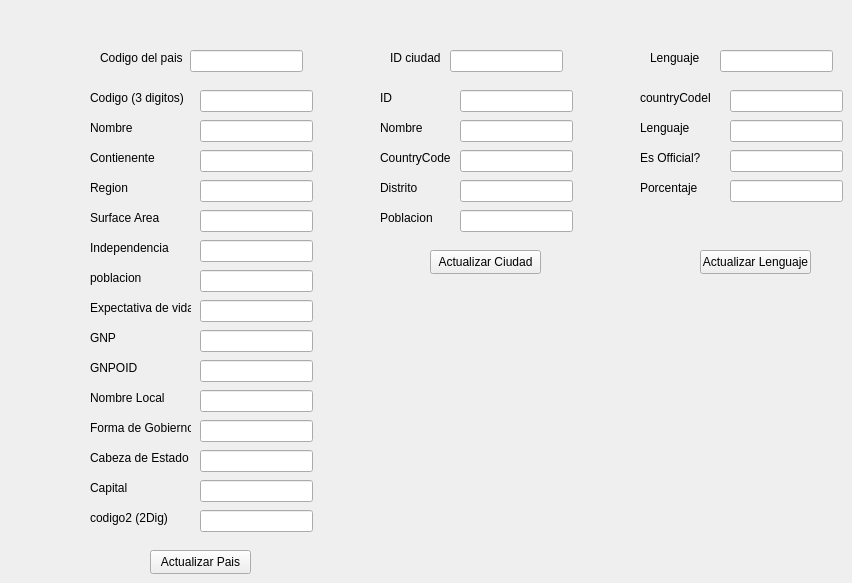
    <widget class="QWidget" name="actualizarPais">
     <attribute name="title">
      <string>Actualizar Pais</string>
     </attribute>
     <widget class="QLineEdit" name="upContientep">
      <property name="geometry">
       <rect>
        <x>200</x>
        <y>150</y>
        <width>113</width>
        <height>22</height>
       </rect>
      </property>
     </widget>
     <widget class="QLabel" name="label_61">
      <property name="geometry">
       <rect>
        <x>90</x>
        <y>150</y>
        <width>101</width>
        <height>16</height>
       </rect>
      </property>
      <property name="text">
       <string>Contienente</string>
      </property>
     </widget>
     <widget class="QLineEdit" name="upGnpp">
      <property name="geometry">
       <rect>
        <x>200</x>
        <y>330</y>
        <width>113</width>
        <height>22</height>
       </rect>
      </property>
     </widget>
     <widget class="QLineEdit" name="upNamep">
      <property name="geometry">
       <rect>
        <x>200</x>
        <y>120</y>
        <width>113</width>
        <height>22</height>
       </rect>
      </property>
     </widget>
     <widget class="QLineEdit" name="upSurfacep">
      <property name="geometry">
       <rect>
        <x>200</x>
        <y>210</y>
        <width>113</width>
        <height>22</height>
       </rect>
      </property>
     </widget>
     <widget class="QLineEdit" name="upGnoidp">
      <property name="geometry">
       <rect>
        <x>200</x>
        <y>360</y>
        <width>113</width>
        <height>22</height>
       </rect>
      </property>
     </widget>
     <widget class="QLineEdit" name="upCodep">
      <property name="geometry">
       <rect>
        <x>200</x>
        <y>90</y>
        <width>113</width>
        <height>22</height>
       </rect>
      </property>
     </widget>
     <widget class="QLineEdit" name="upRegionp">
      <property name="geometry">
       <rect>
        <x>200</x>
        <y>180</y>
        <width>113</width>
        <height>22</height>
       </rect>
      </property>
     </widget>
     <widget class="QLineEdit" name="upIndp">
      <property name="geometry">
       <rect>
        <x>200</x>
        <y>240</y>
        <width>113</width>
        <height>22</height>
       </rect>
      </property>
     </widget>
     <widget class="QLabel" name="label_62">
      <property name="geometry">
       <rect>
        <x>90</x>
        <y>360</y>
        <width>101</width>
        <height>16</height>
       </rect>
      </property>
      <property name="text">
       <string>GNPOID</string>
      </property>
     </widget>
     <widget class="QLineEdit" name="upFormGovp">
      <property name="geometry">
       <rect>
        <x>200</x>
        <y>420</y>
        <width>113</width>
        <height>22</height>
       </rect>
      </property>
     </widget>
     <widget class="QLineEdit" name="upNomlocalp">
      <property name="geometry">
       <rect>
        <x>200</x>
        <y>390</y>
        <width>113</width>
        <height>22</height>
       </rect>
      </property>
     </widget>
     <widget class="QLabel" name="label_63">
      <property name="geometry">
       <rect>
        <x>90</x>
        <y>450</y>
        <width>101</width>
        <height>16</height>
       </rect>
      </property>
      <property name="text">
       <string>Cabeza de Estado</string>
      </property>
     </widget>
     <widget class="QLineEdit" name="upPoblacionp">
      <property name="geometry">
       <rect>
        <x>200</x>
        <y>270</y>
        <width>113</width>
        <height>22</height>
       </rect>
      </property>
     </widget>
     <widget class="QLabel" name="label_64">
      <property name="geometry">
       <rect>
        <x>90</x>
        <y>390</y>
        <width>101</width>
        <height>16</height>
       </rect>
      </property>
      <property name="text">
       <string>Nombre Local</string>
      </property>
     </widget>
     <widget class="QLabel" name="label_65">
      <property name="geometry">
       <rect>
        <x>90</x>
        <y>120</y>
        <width>101</width>
        <height>16</height>
       </rect>
      </property>
      <property name="text">
       <string>Nombre</string>
      </property>
     </widget>
     <widget class="QLabel" name="label_66">
      <property name="geometry">
       <rect>
        <x>90</x>
        <y>90</y>
        <width>111</width>
        <height>16</height>
       </rect>
      </property>
      <property name="text">
       <string>Codigo (3 digitos)</string>
      </property>
     </widget>
     <widget class="QLabel" name="label_67">
      <property name="geometry">
       <rect>
        <x>90</x>
        <y>300</y>
        <width>101</width>
        <height>16</height>
       </rect>
      </property>
      <property name="text">
       <string>Expectativa de vida</string>
      </property>
     </widget>
     <widget class="QLabel" name="label_68">
      <property name="geometry">
       <rect>
        <x>90</x>
        <y>210</y>
        <width>101</width>
        <height>16</height>
       </rect>
      </property>
      <property name="text">
       <string>Surface Area</string>
      </property>
     </widget>
     <widget class="QLabel" name="label_69">
      <property name="geometry">
       <rect>
        <x>90</x>
        <y>480</y>
        <width>101</width>
        <height>16</height>
       </rect>
      </property>
      <property name="text">
       <string>Capital</string>
      </property>
     </widget>
     <widget class="QLabel" name="label_70">
      <property name="geometry">
       <rect>
        <x>90</x>
        <y>180</y>
        <width>101</width>
        <height>16</height>
       </rect>
      </property>
      <property name="text">
       <string>Region</string>
      </property>
     </widget>
     <widget class="QLineEdit" name="upExpectp">
      <property name="geometry">
       <rect>
        <x>200</x>
        <y>300</y>
        <width>113</width>
        <height>22</height>
       </rect>
      </property>
     </widget>
     <widget class="QLabel" name="label_71">
      <property name="geometry">
       <rect>
        <x>90</x>
        <y>240</y>
        <width>101</width>
        <height>16</height>
       </rect>
      </property>
      <property name="text">
       <string>Independencia</string>
      </property>
     </widget>
     <widget class="QLineEdit" name="upCode2p">
      <property name="geometry">
       <rect>
        <x>200</x>
        <y>510</y>
        <width>113</width>
        <height>22</height>
       </rect>
      </property>
     </widget>
     <widget class="QLabel" name="label_72">
      <property name="geometry">
       <rect>
        <x>90</x>
        <y>420</y>
        <width>101</width>
        <height>16</height>
       </rect>
      </property>
      <property name="text">
       <string>Forma de Gobierno</string>
      </property>
     </widget>
     <widget class="QLabel" name="label_73">
      <property name="geometry">
       <rect>
        <x>90</x>
        <y>330</y>
        <width>101</width>
        <height>16</height>
       </rect>
      </property>
      <property name="text">
       <string>GNP</string>
      </property>
     </widget>
     <widget class="QLabel" name="label_74">
      <property name="geometry">
       <rect>
        <x>90</x>
        <y>510</y>
        <width>101</width>
        <height>16</height>
       </rect>
      </property>
      <property name="text">
       <string>codigo2 (2Dig)</string>
      </property>
     </widget>
     <widget class="QLineEdit" name="upCapitalp">
      <property name="geometry">
       <rect>
        <x>200</x>
        <y>480</y>
        <width>113</width>
        <height>22</height>
       </rect>
      </property>
     </widget>
     <widget class="QLabel" name="label_75">
      <property name="geometry">
       <rect>
        <x>90</x>
        <y>270</y>
        <width>101</width>
        <height>16</height>
       </rect>
      </property>
      <property name="text">
       <string>poblacion</string>
      </property>
     </widget>
     <widget class="QLineEdit" name="upCabEstp">
      <property name="geometry">
       <rect>
        <x>200</x>
        <y>450</y>
        <width>113</width>
        <height>22</height>
       </rect>
      </property>
     </widget>
     <widget class="QLabel" name="label_76">
      <property name="geometry">
       <rect>
        <x>380</x>
        <y>210</y>
        <width>71</width>
        <height>16</height>
       </rect>
      </property>
      <property name="text">
       <string>Poblacion</string>
      </property>
     </widget>
     <widget class="QLineEdit" name="upDistritoc">
      <property name="geometry">
       <rect>
        <x>460</x>
        <y>180</y>
        <width>113</width>
        <height>22</height>
       </rect>
      </property>
     </widget>
     <widget class="QLabel" name="label_77">
      <property name="geometry">
       <rect>
        <x>380</x>
        <y>120</y>
        <width>49</width>
        <height>16</height>
       </rect>
      </property>
      <property name="text">
       <string>Nombre</string>
      </property>
     </widget>
     <widget class="QLineEdit" name="upCountryCodec">
      <property name="geometry">
       <rect>
        <x>460</x>
        <y>150</y>
        <width>113</width>
        <height>22</height>
       </rect>
      </property>
     </widget>
     <widget class="QLabel" name="label_78">
      <property name="geometry">
       <rect>
        <x>380</x>
        <y>180</y>
        <width>71</width>
        <height>16</height>
       </rect>
      </property>
      <property name="text">
       <string>Distrito</string>
      </property>
     </widget>
     <widget class="QLabel" name="label_79">
      <property name="geometry">
       <rect>
        <x>380</x>
        <y>90</y>
        <width>49</width>
        <height>16</height>
       </rect>
      </property>
      <property name="text">
       <string>ID</string>
      </property>
     </widget>
     <widget class="QLineEdit" name="upIDc">
      <property name="geometry">
       <rect>
        <x>460</x>
        <y>90</y>
        <width>113</width>
        <height>22</height>
       </rect>
      </property>
     </widget>
     <widget class="QLabel" name="label_80">
      <property name="geometry">
       <rect>
        <x>380</x>
        <y>150</y>
        <width>71</width>
        <height>16</height>
       </rect>
      </property>
      <property name="text">
       <string>CountryCode</string>
      </property>
     </widget>
     <widget class="QLineEdit" name="upNombrec">
      <property name="geometry">
       <rect>
        <x>460</x>
        <y>120</y>
        <width>113</width>
        <height>22</height>
       </rect>
      </property>
     </widget>
     <widget class="QLineEdit" name="upPoblacionc">
      <property name="geometry">
       <rect>
        <x>460</x>
        <y>210</y>
        <width>113</width>
        <height>22</height>
       </rect>
      </property>
     </widget>
     <widget class="QLineEdit" name="upLenguajel">
      <property name="geometry">
       <rect>
        <x>730</x>
        <y>120</y>
        <width>113</width>
        <height>22</height>
       </rect>
      </property>
     </widget>
     <widget class="QLabel" name="label_81">
      <property name="geometry">
       <rect>
        <x>640</x>
        <y>120</y>
        <width>71</width>
        <height>16</height>
       </rect>
      </property>
      <property name="text">
       <string>Lenguaje</string>
      </property>
     </widget>
     <widget class="QLabel" name="label_82">
      <property name="geometry">
       <rect>
        <x>640</x>
        <y>90</y>
        <width>71</width>
        <height>16</height>
       </rect>
      </property>
      <property name="text">
       <string>countryCodel</string>
      </property>
     </widget>
     <widget class="QLabel" name="label_83">
      <property name="geometry">
       <rect>
        <x>640</x>
        <y>150</y>
        <width>71</width>
        <height>16</height>
       </rect>
      </property>
      <property name="text">
       <string>Es Official?</string>
      </property>
     </widget>
     <widget class="QLabel" name="label_84">
      <property name="geometry">
       <rect>
        <x>640</x>
        <y>180</y>
        <width>71</width>
        <height>16</height>
       </rect>
      </property>
      <property name="text">
       <string>Porcentaje</string>
      </property>
     </widget>
     <widget class="QLineEdit" name="upPorcentajel">
      <property name="geometry">
       <rect>
        <x>730</x>
        <y>180</y>
        <width>113</width>
        <height>22</height>
       </rect>
      </property>
     </widget>
     <widget class="QLineEdit" name="upOfficiall">
      <property name="geometry">
       <rect>
        <x>730</x>
        <y>150</y>
        <width>113</width>
        <height>22</height>
       </rect>
      </property>
     </widget>
     <widget class="QLineEdit" name="upCountryCodel">
      <property name="geometry">
       <rect>
        <x>730</x>
        <y>90</y>
        <width>113</width>
        <height>22</height>
       </rect>
      </property>
     </widget>
     <widget class="QLabel" name="label_86">
      <property name="geometry">
       <rect>
        <x>100</x>
        <y>50</y>
        <width>91</width>
        <height>16</height>
       </rect>
      </property>
      <property name="text">
       <string>Codigo del pais</string>
      </property>
     </widget>
     <widget class="QLineEdit" name="codigoPaisUp">
      <property name="geometry">
       <rect>
        <x>190</x>
        <y>50</y>
        <width>113</width>
        <height>22</height>
       </rect>
      </property>
     </widget>
     <widget class="QLineEdit" name="idCiudadup">
      <property name="geometry">
       <rect>
        <x>450</x>
        <y>50</y>
        <width>113</width>
        <height>22</height>
       </rect>
      </property>
     </widget>
     <widget class="QLineEdit" name="codLenguaup">
      <property name="geometry">
       <rect>
        <x>720</x>
        <y>50</y>
        <width>113</width>
        <height>22</height>
       </rect>
      </property>
     </widget>
     <widget class="QLabel" name="label_85">
      <property name="geometry">
       <rect>
        <x>390</x>
        <y>50</y>
        <width>61</width>
        <height>16</height>
       </rect>
      </property>
      <property name="text">
       <string>ID ciudad</string>
      </property>
     </widget>
     <widget class="QLabel" name="label_87">
      <property name="geometry">
       <rect>
        <x>650</x>
        <y>50</y>
        <width>49</width>
        <height>16</height>
       </rect>
      </property>
      <property name="text">
       <string>Lenguaje</string>
      </property>
     </widget>
     <widget class="QPushButton" name="upPais">
      <property name="geometry">
       <rect>
        <x>150</x>
        <y>550</y>
        <width>101</width>
        <height>24</height>
       </rect>
      </property>
      <property name="text">
       <string>Actualizar Pais</string>
      </property>
     </widget>
     <widget class="QPushButton" name="upCiudad">
      <property name="geometry">
       <rect>
        <x>430</x>
        <y>250</y>
        <width>111</width>
        <height>24</height>
       </rect>
      </property>
      <property name="text">
       <string>Actualizar Ciudad</string>
      </property>
     </widget>
     <widget class="QPushButton" name="upLengua">
      <property name="geometry">
       <rect>
        <x>700</x>
        <y>250</y>
        <width>111</width>
        <height>24</height>
       </rect>
      </property>
      <property name="text">
       <string>Actualizar Lenguaje</string>
      </property>
     </widget>
    </widget>
